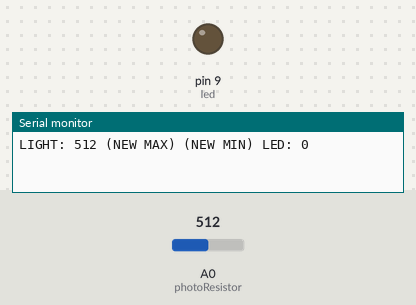
The sketch below on a simulated Arduino Uno, built with avr-gcc and run on an emulated ATmega328P. Parts: output pins drawn as LEDs (lit = HIGH), the last lines printed to the serial monitor. The inputs (shaded band) are chosen by the test bench; at power-on: A0 (photoResistor) = 512.

Above: at 1.2 s.
1.3 s: A0 (photoResistor) set to 527
At 2.1 s:
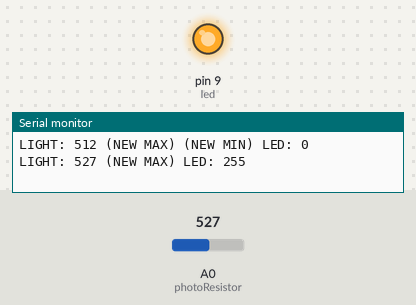
2.8 s: A0 (photoResistor) set to 511
At 3.3 s:
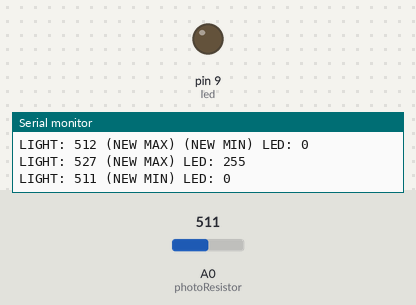
4.3 s: A0 (photoResistor) set to 716
At 5.5 s:
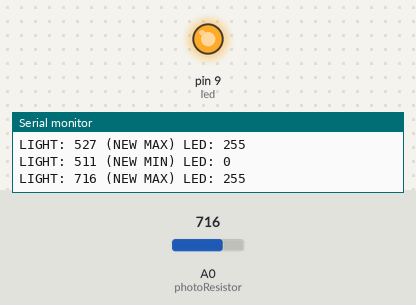
5.8 s: A0 (photoResistor) set to 709
At 6.9 s:
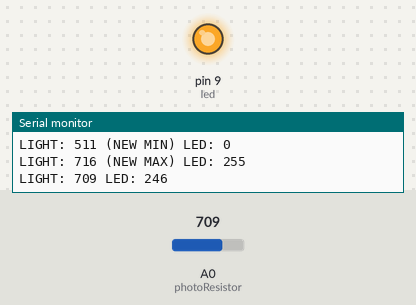
Timing chart, 0 to 8.3 s (numbered marks = the images above; inputs shaded):
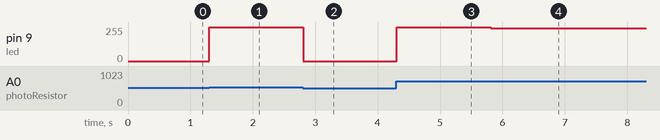

The sketch:

light_sensor_with_led.ino
```cpp
int photoResistor = 0;
int led = 9;
int maxBrightness = 255;

void setup(){
  Serial.begin(9600);
  pinMode(led, OUTPUT);
}

int oldLightRead = 0;
int maxRead = 0;
int minRead = -1;
void loop(){
  int currLightRead = analogRead(photoResistor);

  // print value if changed, gather some data,
  //  change brightness of led based on value
  if(oldLightRead != currLightRead){
    Serial.print("LIGHT: ");
    Serial.print(currLightRead);
    oldLightRead = currLightRead;

    // get max read
    if(maxRead < currLightRead){
      maxRead = currLightRead;
      Serial.print(" (NEW MAX)");
    }

    // get min read
    if(minRead == -1 || minRead > currLightRead){
      minRead = currLightRead;
      Serial.print(" (NEW MIN)");
    }

    // set led brightness as a percentage of max
    int deltaCurrAndMin = (currLightRead - minRead);
    int deltaMaxAndMin = (maxRead - minRead);
    int ledBrightness = (deltaCurrAndMin * 1.0 / deltaMaxAndMin) * maxBrightness;
    analogWrite(led, ledBrightness);
    Serial.print(" LED: ");
    Serial.print(ledBrightness);

    // end line
    Serial.println();
  }

  delay(100);
}
```

Measured:
- the behaviour switches between 512 and 513 on A0 (photoResistor) (found by bisection; images 0 and 1)
- after the input at 1.3 s, pin 9 (led): 0/255 → 255/255 at once
- after the input at 2.8 s, pin 9 (led): 255/255 → 0/255 at once
- after the input at 4.3 s, pin 9 (led): 0/255 → 255/255 at once
- after the input at 5.8 s, pin 9 (led): 255/255 → 246/255 at once
